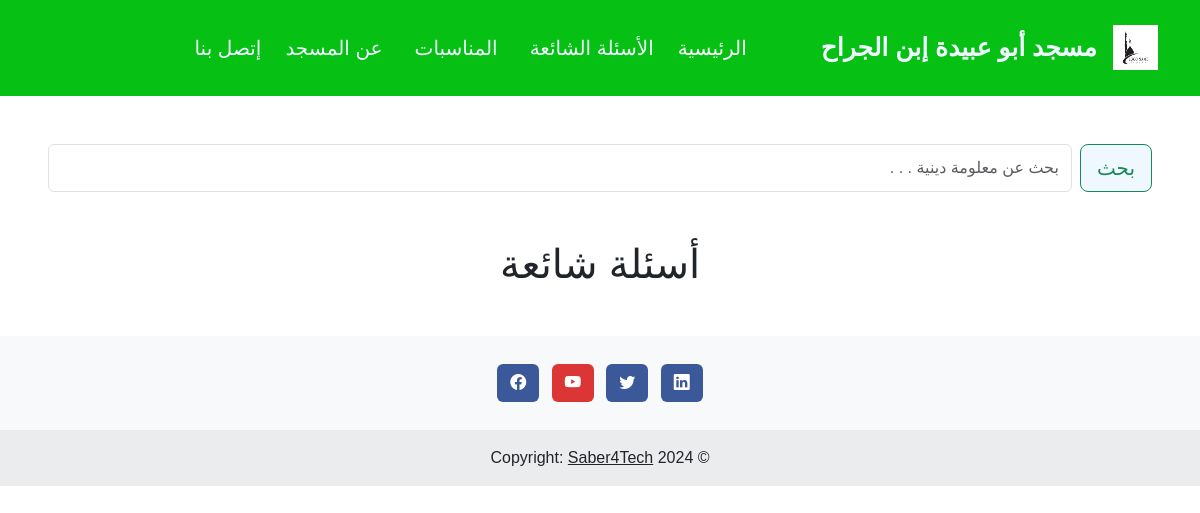
The app's page /questions_blog/, older data.
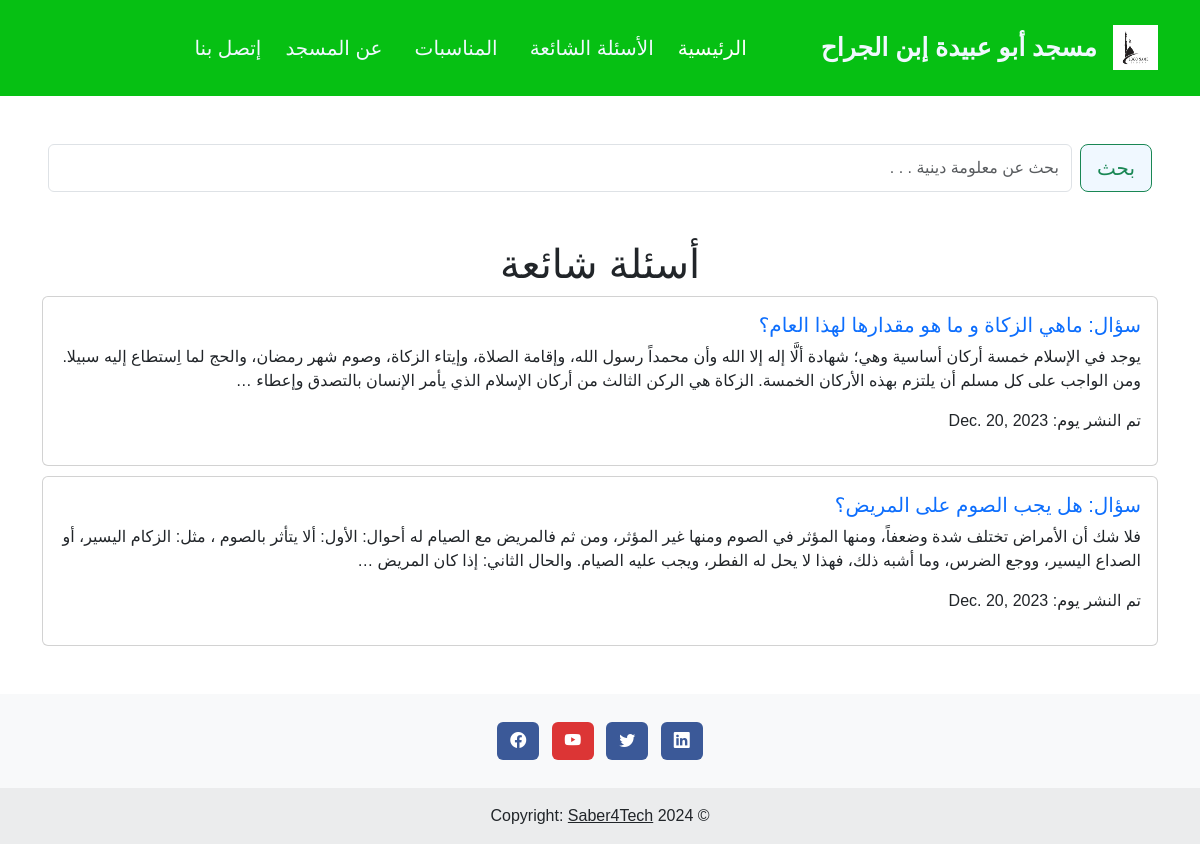
The same page, newer data.
### appAbuObaida/models.py (models this page shows, shortened)
class QuestionModel(models.Model):
    question_title = models.CharField(max_length=500)
    question_answer = models.TextField()
    pub_date = models.DateField(auto_now_add=True)

### appAbuObaida/views.py (the view)
# urls.py: path('questions_blog/', views.questions_blog, name='questions_blog'),
def questions_blog(request):
    questions = QuestionModel.objects.all()
    context = {
        'questions': questions
    }
    return render(request, 'appAbuObaida/questions_blog.html', context)

### templates/appAbuObaida/questions_blog.html (shortened to what this page needs)
{% extends 'appAbuObaida/base.html' %}
{% load static %}
{% block content %}
    <form class="d-flex mx-5 my-5" role="search">
        <button class="btn btn-outline-success btn-lg" type="submit">بحث</button>
        <input class="form-control me-2" type="search" placeholder="بحث عن معلومة دينية . . ." aria-label="Search">
    </form>
    <div class="container my-5" dir="rtl">
        <h1 class="text-center">أسئلة شائعة </h1>
        {% for question in questions %}
            <div class="card card-questions">
                <div class="card-body">
                    <a class="card-link" href="{% url 'question_detail' pk=question.id %}">
                        <h5 class="card-title">سؤال: {{ question.question_title }}</h5>
                    </a>
                    <p class="card-text">{{ question.question_answer|truncatewords:50 }}</p>
                    <p class="">تم النشر يوم:   {{ question.pub_date }}</p>
                </div>
            </div>
        {% endfor %}
    </div>
{% endblock %}

### templates/appAbuObaida/base.html (shortened to what this page needs)
{% load static %}
{% load i18n %}
<!doctype html>
<html lang="en">
<head>
    <link href="https://cdn.jsdelivr.net/npm/bootstrap@5.3.0/dist/css/bootstrap.min.css" rel="stylesheet"
>
    <link href="https://cdn.jsdelivr.net/npm/bootstrap-icons@1.3.0/font/bootstrap-icons.css" rel="stylesheet">
    <link rel="stylesheet" href="{% static 'css/styles.css' %}">
</head>
<body dir="rtl">
<nav class="navbar navbar-expand-lg navbar-dark bg-navbar p-4">
    <div class="container">
        <img src="{% static 'imgs/Mosque.jpg' %}" width="45" height="45" alt="...">
        <a class="navbar-brand" href="{% url 'index' %}">مسجد أبو عبيدة إبن الجراح</a>
        <div class="collapse navbar-collapse padding-navbar" id="navbarSupportedContent">
            <ul class="navbar-nav mb-2 mb-lg-0 mx-3">
                <li class="nav-item">
                    <a class="nav-link active" aria-current="page" href="{% url 'index' %}">
                        <span class="events">الرئيسية</span></a>
                </li>
                <li class="nav-item mx-2">
                    <a class="nav-link" href="{% url 'questions_blog' %}">
                        <span class="events">الأسئلة الشائعة</span>
                    </a>
                </li>
                <li class="nav-item mx-2">
                    <a class="nav-link" href="{% url 'events_view' %}">
                        <span class="events">المناسبات</span>
                    </a>
                </li>
                <li class="nav-item mx-2">
                    <a class="nav-link" href="{% url 'about' %}">
                        <span class="events">عن المسجد</span>
                    </a>
                </li>
                <li class="nav-item">
                    <a class="nav-link" href="{% url 'contact_us' %}">
                        <span class="events">إتصل بنا</span>
                    </a>
                </li>
            </ul>
        </div>
    </div>
</nav>
{% block content %}
{% endblock %}
<footer class="bg-body-tertiary text-center">
    <div class="container p-4 pb-0">
        <section class="mb-4">
            <a data-mdb-ripple-init
               class="btn text-white btn-floating m-1"
               style="background-color: #3b5998;"
               href="#"
               role="button">
                <i class="bi bi-linkedin"></i>
            </a>
            <a data-mdb-ripple-init
               class="btn text-white btn-floating m-1"
               style="background-color: #3b5998;"
               href="#"
               role="button">
                <i class="bi bi-twitter"></i>
            </a>
            <a data-mdb-ripple-init
               class="btn text-white btn-floating m-1"
               style="background-color: #dc3535;"
               href="#"
               role="button">
                <i class="bi bi-youtube"></i>
            </a>
            <a data-mdb-ripple-init
               class="btn text-white btn-floating m-1"
               style="background-color: #3b5998;"
               href="#"
               role="button">
                <i class="bi bi-facebook"></i>
            </a>
        </section>
    </div>
    <div class="text-center p-3" style="background-color: rgba(0, 0, 0, 0.05);">
        © 2024 Copyright:
        <a class="text-body" href="#">Saber4Tech</a>
    </div>
</footer>
</body>
</html>

### static/css/styles.css (style rules this page uses)
body { font-family: Arial, sans-serif; margin: 0; padding: 0; box-sizing: border-box; }
.padding-navbar { margin-left: 10px; margin-right: 10px; }
.bg-navbar { background-color: #06c013; }
.navbar-brand { color: aliceblue; font-weight: bolder; font-size: 25px; }
.btn-outline-success { background-color: aliceblue; }
.nav-link { color: aliceblue; }
.nav-link .events { font-size: 20px; }
.card-link { text-decoration: none; }
.card-questions { margin-bottom: 10px }

Row changes from the older to the newer data that the page shows:
added QuestionModel: question_title "ماهي الزكاة و ما هو مقدارها لهذا العام؟", question_answer "يوجد في الإسلام خمسة أركان أساسية وهي؛ شهادة ألَّا إله إلا الله وأن محمداً رسول الله، وإقامة الصلاة، وإيتاء الزكاة، وصوم شهر رمضان، والحج لما اِستطاع إليه سبيلا. ومن الواجب على كل مسلم أن يلتزم بهذه الأركان الخمسة. الزكاة هي الركن الثالث من أركان الإسلام الذي يأمر الإنسان بالتصدق وإعطاء …", pub_date "Dec. 20, 2023"
added QuestionModel: question_title "هل يجب الصوم على المريض؟", question_answer "فلا شك أن الأمراض تختلف شدة وضعفاً، ومنها المؤثر في الصوم ومنها غير المؤثر، ومن ثم فالمريض مع الصيام له أحوال: الأول: ألا يتأثر بالصوم ، مثل: الزكام اليسير، أو الصداع اليسير، ووجع الضرس، وما أشبه ذلك، فهذا لا يحل له الفطر، ويجب عليه الصيام. والحال الثاني: إذا كان المريض …", pub_date "Dec. 20, 2023"
